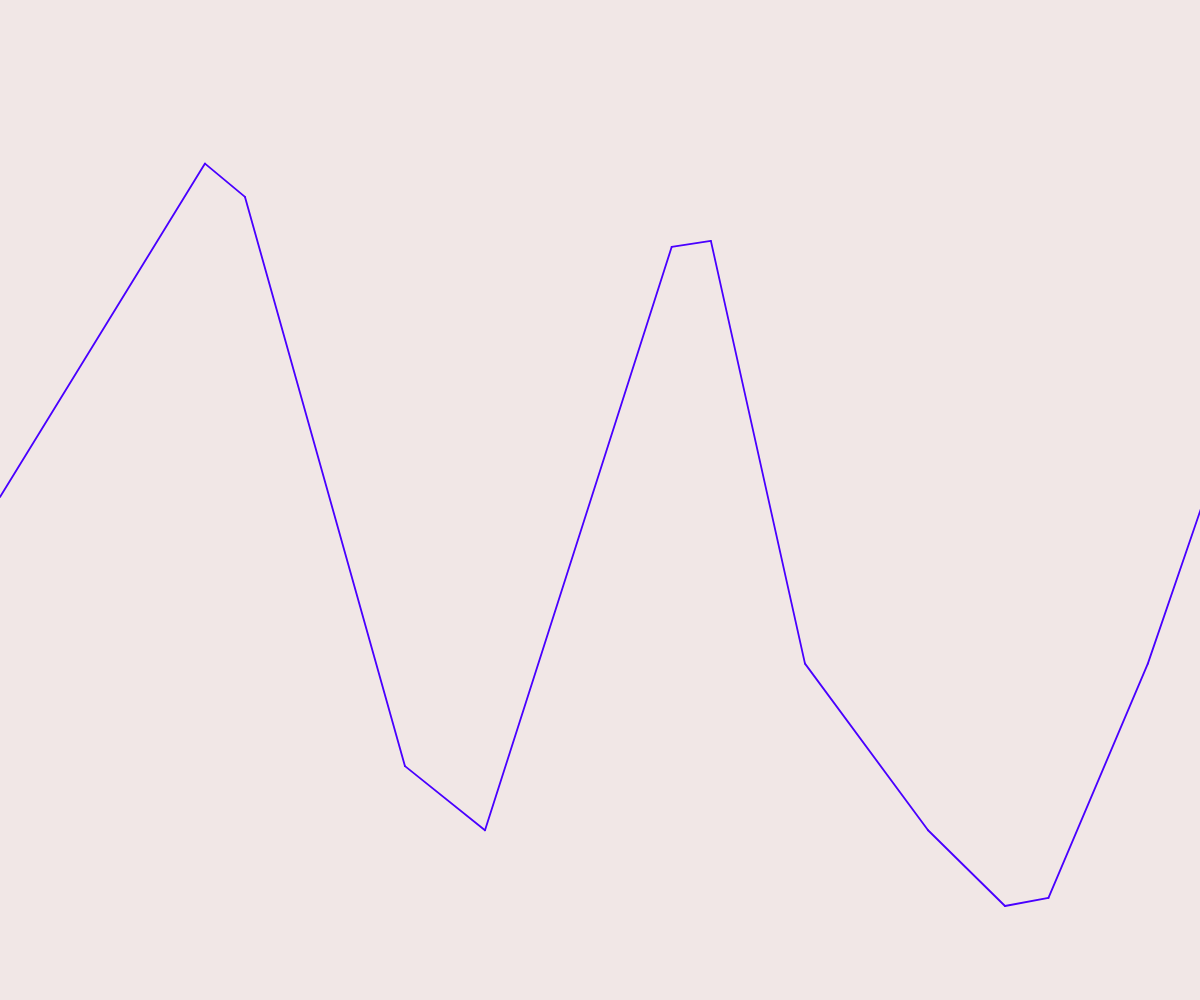
Frame 1 (no input)
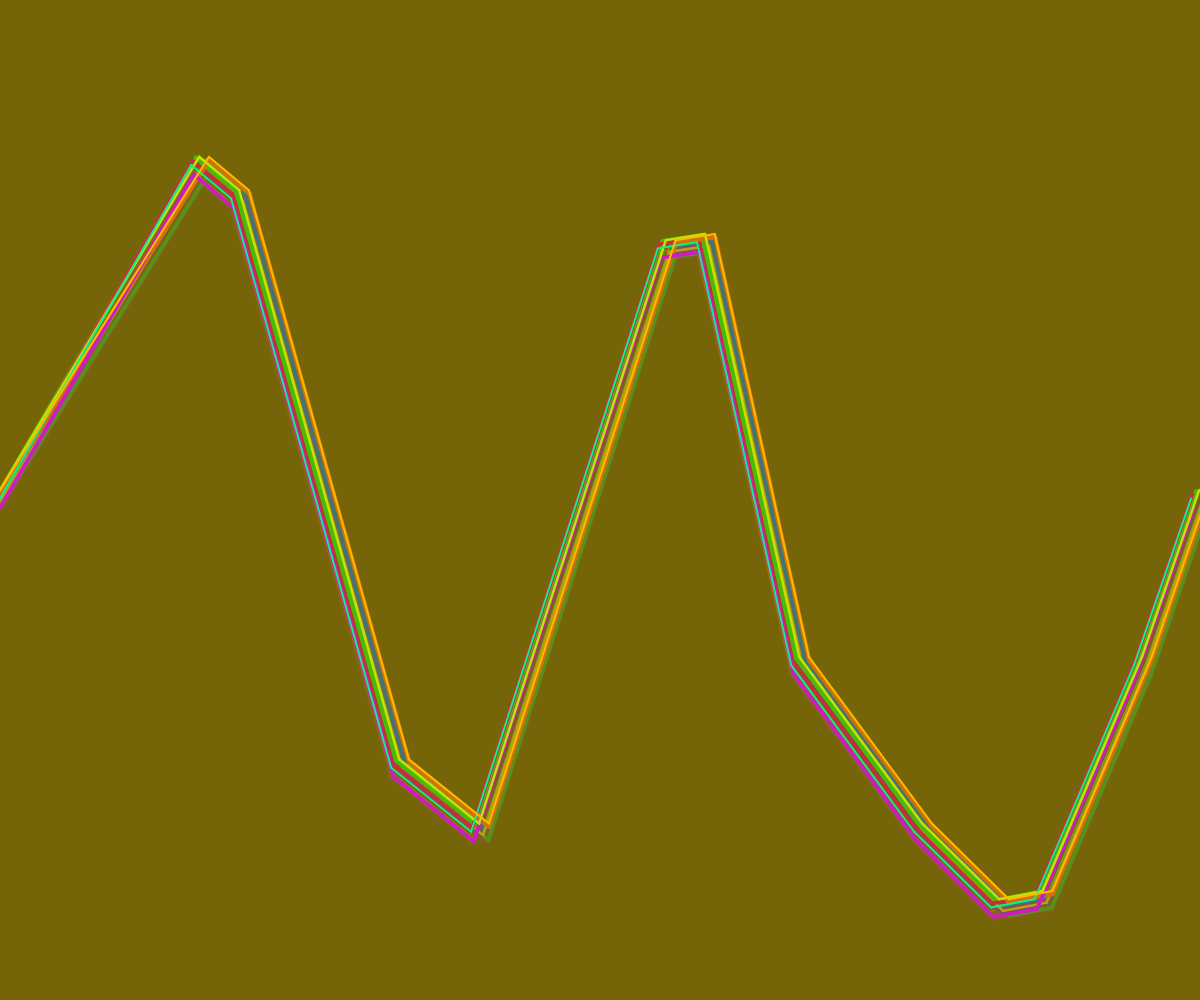
Frame 60 (no input)
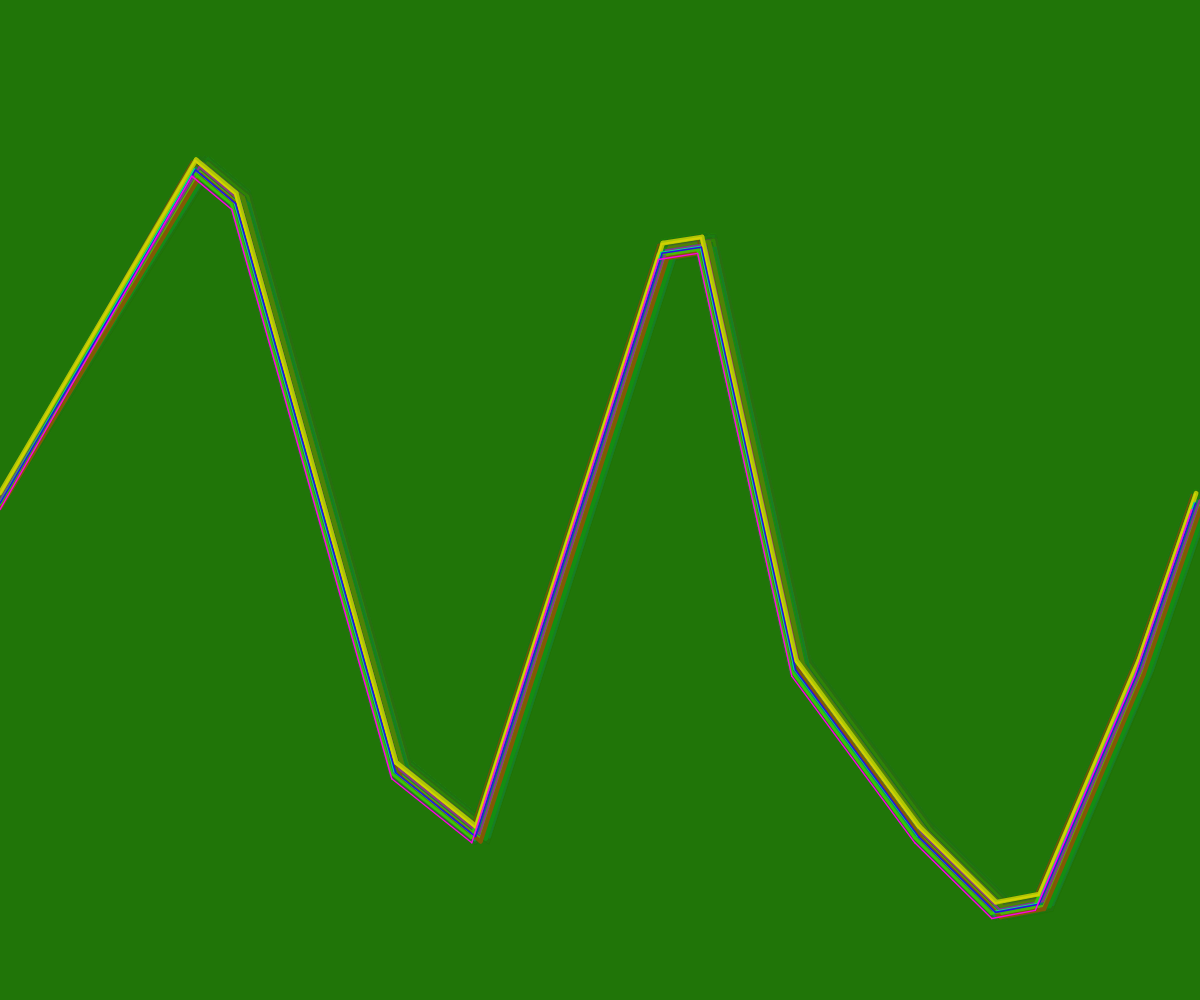
Frame 120 (the mouse pressed at the canvas centre since frame 60)

The p5.js sketch that drew these frames (run headless with seeded random() and noise() and a simulated clock; from frame 60 on, the mouse is pressed at the canvas centre):

// p5.js sketch
// ── sketch.js
// made in chatGPT custom
function setup() {
    createCanvas(windowWidth, windowHeight);
    colorMode(HSB, 360, 100, 100, 1);
    frameRate(30);
}

function draw() {
    // 背景を時間経過で変化させる
    let hueValue = frameCount % 360;
    background(hueValue, 85, 45, 0.1);  // 徐々に透明にしてトレイル効果を追加

    // ラインの色をランダムにする
    stroke(random(360), 100, 100);
    strokeWeight(random(1, 5));  // 太さもランダムにする

    // ラインをフレームごとに少しずつ動かす
    let offsetX = random(-10, 10);
    let offsetY = random(-10, 10);

    line(0, height/2 + offsetY, width/6 + offsetX, height/6 + offsetY);
    line(width/6 + offsetX, height/6 + offsetY, width/5 + offsetX, height/5 + offsetY);
    line(width/5 + offsetX, height/5 + offsetY, width/3 + offsetX, height/1.3 + offsetY);
    line(width/3 + offsetX, height/1.3 + offsetY, width/2.5 + offsetX, height/1.2 + offsetY);
    line(width/2.5 + offsetX, height/1.2 + offsetY, width/1.8 + offsetX, height/4 + offsetY);
    line(width/1.8 + offsetX, height/4 + offsetY, width/1.7 + offsetX, height/4.1 + offsetY);
    line(width/1.7 + offsetX, height/4.1 + offsetY, width/1.5 + offsetX, height/1.5 + offsetY);
    line(width/1.5 + offsetX, height/1.5 + offsetY, width/1.3 + offsetX, height/1.2 + offsetY);
    line(width/1.3 + offsetX, height/1.2 + offsetY, width/1.2 + offsetX, height/1.1 + offsetY);
    line(width/1.2 + offsetX, height/1.1 + offsetY, width/1.15 + offsetX, height/1.11 + offsetY);
    line(width/1.15 + offsetX, height/1.11 + offsetY, width/1.05 + offsetX, height/1.5 + offsetY);
    line(width/1.05 + offsetX, height/1.5 + offsetY, width + offsetX, height/2 + offsetY);
}

// made in ndgtlft

// function setup() {
//     createCanvas(windowWidth, windowHeight);
//     colorMode(HSB,360,100,100,1);
//     background(200,85,45,1);
// }

// function draw() {
//     line(0, height/2, width/6, height/6);
//     line(width/6, height/6, width/5, height/5);
//     line(width/5, height/5, width/3, height/1.3);
//     line(width/3, height/1.3, width/2.5, height/1.2);
//     line(width/2.5, height/1.2, width/1.8, height/4);
//     line(width/1.8, height/4, width/1.7, height/4.1);
//     line(width/1.7, height/4.1, width/1.5, height/1.5);
//     line(width/1.5, height/1.5, width/1.3, height/1.2);
//     line(width/1.3, height/1.2, width/1.2, height/1.1);
//     line(width/1.2, height/1.1, width/1.15, height/1.11);
//     line(width/1.15, height/1.11, width/1.05, height/1.5);
//     line(width/1.05, height/1.5, width, height/2);
// }
